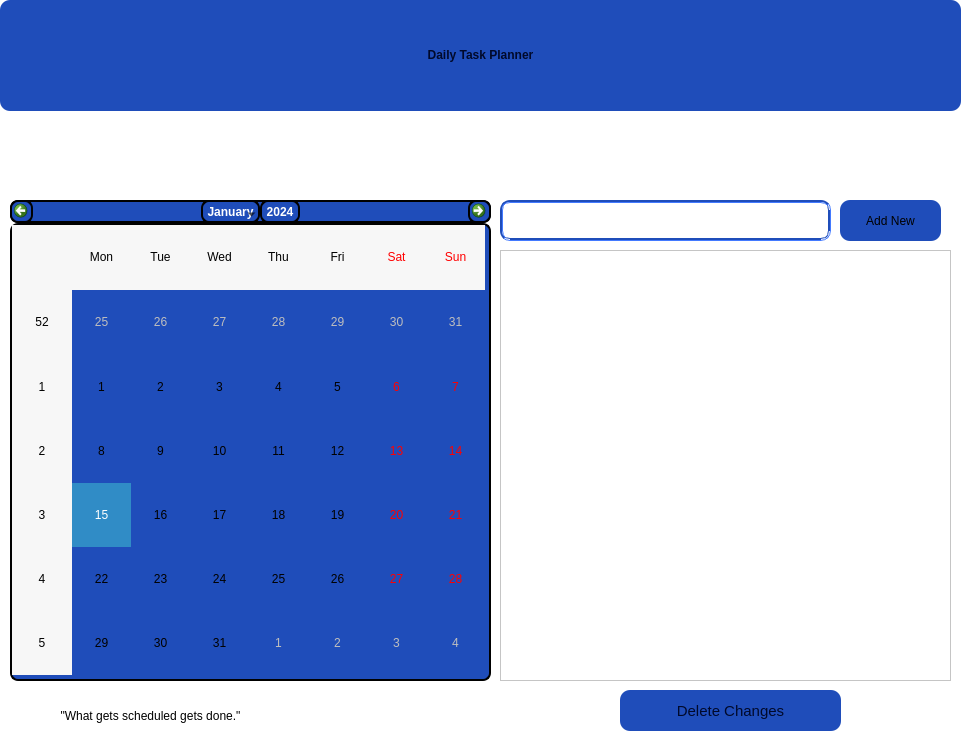
<?xml version="1.0" encoding="UTF-8"?>
<ui version="4.0">
 <class>Form</class>
 <widget class="QWidget" name="Form">
  <property name="geometry">
   <rect>
    <x>0</x>
    <y>0</y>
    <width>962</width>
    <height>738</height>
   </rect>
  </property>
  <property name="windowTitle">
   <string>Form</string>
  </property>
  <property name="styleSheet">
   <string notr="true">background-color: rgb(255, 255, 255);</string>
  </property>
  <widget class="QLineEdit" name="lineEdit">
   <property name="geometry">
    <rect>
     <x>500</x>
     <y>200</y>
     <width>331</width>
     <height>41</height>
    </rect>
   </property>
   <property name="styleSheet">
    <string notr="true">background-color: rgb(255, 255, 255);
border-radius: 10px;
border: 3px groove rgb(31, 77, 186);
</string>
   </property>
  </widget>
  <widget class="QPushButton" name="pushButton_3">
   <property name="geometry">
    <rect>
     <x>620</x>
     <y>690</y>
     <width>221</width>
     <height>41</height>
    </rect>
   </property>
   <property name="styleSheet">
    <string notr="true">background-color: rgb(0, 170, 0);
border-radius: 10px;
color: rgb(0, 9, 43);
font: 11pt;
background-color: rgb(31, 77, 186);
</string>
   </property>
   <property name="text">
    <string>Delete Changes</string>
   </property>
  </widget>
  <widget class="QCalendarWidget" name="calendarWidget">
   <property name="geometry">
    <rect>
     <x>10</x>
     <y>200</y>
     <width>481</width>
     <height>481</height>
    </rect>
   </property>
   <property name="styleSheet">
    <string notr="true">background-color: rgb(0, 170, 0);
border: 2px solid grren;
background-color: rgb(31, 77, 186);
border-radius: 8px;
</string>
   </property>
  </widget>
  <widget class="QLabel" name="label">
   <property name="geometry">
    <rect>
     <x>0</x>
     <y>0</y>
     <width>961</width>
     <height>111</height>
    </rect>
   </property>
   <property name="styleSheet">
    <string notr="true">font: 25pt &quot;Times New Roman&quot;;
border-radius: 10px;
color: rgb(0, 9, 43);
background-color: rgb(31, 77, 186);

</string>
   </property>
   <property name="text">
    <string>&lt;html&gt;&lt;head/&gt;&lt;body&gt;&lt;p align=&quot;center&quot;&gt;&lt;span style=&quot; font-weight:600;&quot;&gt;Daily Task Planner&lt;/span&gt;&lt;/p&gt;&lt;/body&gt;&lt;/html&gt;</string>
   </property>
   <property name="alignment">
    <set>Qt::AlignCenter</set>
   </property>
  </widget>
  <widget class="QListWidget" name="listWidget">
   <property name="geometry">
    <rect>
     <x>500</x>
     <y>250</y>
     <width>451</width>
     <height>431</height>
    </rect>
   </property>
   <property name="styleSheet">
    <string notr="true">background-color: rgb(255, 255, 255);</string>
   </property>
  </widget>
  <widget class="QPushButton" name="pushButton_2">
   <property name="geometry">
    <rect>
     <x>840</x>
     <y>200</y>
     <width>101</width>
     <height>41</height>
    </rect>
   </property>
   <property name="styleSheet">
    <string notr="true">background-color: rgb(31, 77, 186);
font: 9pt &quot;MS Shell Dlg 2&quot;;
border-radius: 10px;</string>
   </property>
   <property name="text">
    <string>Add New</string>
   </property>
  </widget>
  <widget class="QLabel" name="label_2">
   <property name="geometry">
    <rect>
     <x>0</x>
     <y>700</y>
     <width>301</width>
     <height>31</height>
    </rect>
   </property>
   <property name="styleSheet">
    <string notr="true">font: 75 italic 11pt &quot;Arial&quot;;
color: rgb(31, 77, 186);
color: rgb(0, 0, 0);</string>
   </property>
   <property name="text">
    <string>&quot;What gets scheduled gets done.&quot;</string>
   </property>
   <property name="alignment">
    <set>Qt::AlignCenter</set>
   </property>
  </widget>
 </widget>
 <resources/>
 <connections/>
</ui>
